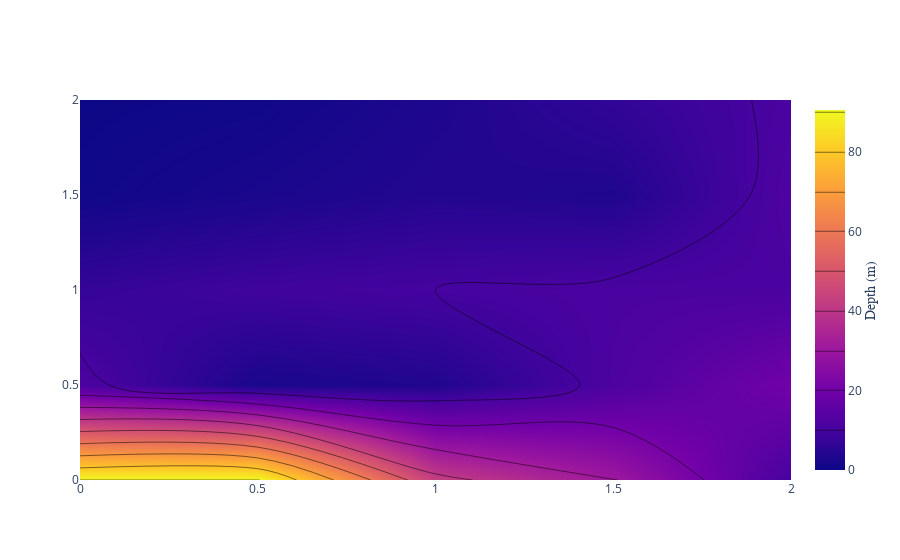

Notebook cell for this chart:
### Code cell
fig = go.Figure(data =
    go.Contour(
        z=[[90, 90.5, 42.5, 30.5, 10],
           [11.5, 2.25, 3.5, 11.5, 20],
           [7, 9, 10, 11, 11],
           [0.5, 2.25, 4, 3.25, 12],
           [0, 0.5, 3, 6.5, 11]],
        x=[0, 0.5, 1, 1.5, 2], # horizontal axis
        y=[0, 0.5, 1, 1.5, 2], # vertical axis
        contours_coloring='heatmap',
        colorbar=dict(
            title='Depth (m)', # title here
            titleside='right',
            titlefont=dict(
                size=14,
                family='Arial, sans-serif')
    )))
fig.show()

### Figure 1 — Plotly figure (JSON) as saved in the notebook; plotly's stock layout.template omitted (floating-point values rounded to 4 significant figures)
{"data": [{"colorbar": {"title": {"font": {"family": "Arial, sans-serif", "size": 14}, "side": "right", "text": "Depth (m)"}}, "contours": {"coloring": "heatmap"}, "type": "contour", "x": [0, 0.5, 1, 1.5, 2], "y": [0, 0.5, 1, 1.5, 2], "z": [[90, 90.5, 42.5, 30.5, 10], [11.5, 2.25, 3.5, 11.5, 20], [7, 9, 10, 11, 11], [0.5, 2.25, 4, 3.25, 12], [0, 0.5, 3, 6.5, 11]]}], "layout": {}}
